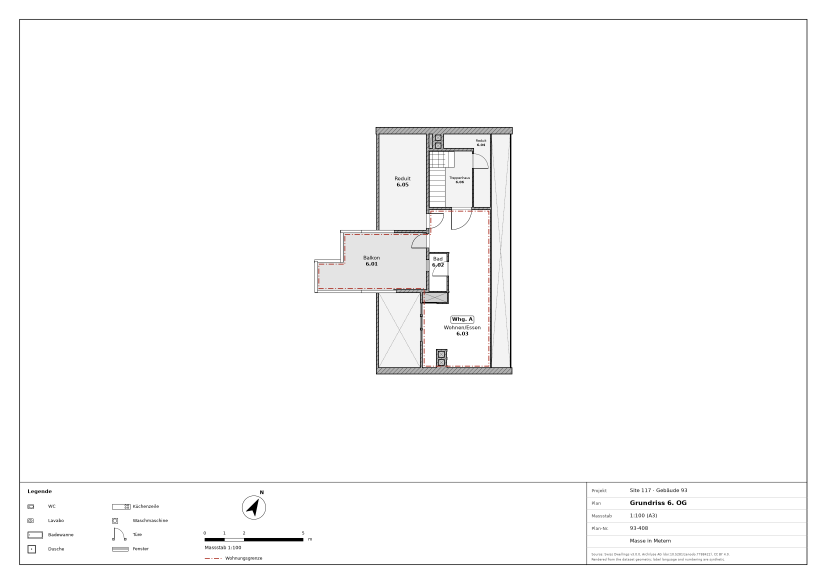
#> input picture samples/swiss/plan.png, 2480 x 1753 px, given in place of out.png, which was not available (shown at 1/3 size)
$ python photomatch.py out.png
#> lines starting #> are read from the running program, lines starting #| are printed output that depends on the picture
"""Is this phone photo one of the sheets we have on file? SIFT features + a RANSAC homography, photo -> sheet.

    python photomatch.py PHOTO SHEET [SHEET ...] [--alike SHEET ...]
        ->  {"ok": true, "i": <index of the sheet>, "H": [9 numbers, row-major: photo px -> the sheet's evidence units
             (image px, or unrotated pdf_pt of page 0)], "inliers", "second", "cover", "side", "close": true (a close-up)}
            {"ok": false, "why": "..."}

Why (booth, W6 01:45): at our table a visitor photographs a PRINTED sheet of one of the 'Try a case' drawings. The
sheet on file has a finished takeoff (rooms traced along their walls, names, m²: GET /api/glance), the photo has none
(flood fill at a door-swing scale: the DfE kitchen 38.5 m² vs 36.36). With the photo matched to the sheet, a tap on the
photo is mapped onto the sheet, takes the takeoff's room there, and its outline comes back onto the photo through the
same homography (a tilted photo too): the desktop's number, named, in about a second. Said so on the card ('matched to
the drawing on file'); a photo of any other drawing finds no match and is measured on the photo as before.
How: grey, long side 1,600 px (photo) / 2,000 px (sheet; a PDF page rendered unrotated so units are pdf_pt as in the
contract), SIFT 6,000 features, Lowe ratio 0.75, RANSAC 4 px (at the photo's 1,600 px). A match needs >= 60 inliers,
>= 40 % of the ratio-test matches, the sheet's ink found again on the warped photo (>= 65 % of it, 3 px tolerance: true
matches 0.92-0.995 on fake / 20 deg tilted photos of DfE L00 / L01 / AFCEC; ANOTHER sheet of the same building, USACE
A-101F floor plan or AW_078-24-33 p76 vs the S-100F slab plan on file, shares its grid bubbles and title block: 172-175
inliers, 0.24-0.37 of the ink: refused), a homography that keeps orientation (det > 0) and maps the photo onto >= 15 % of the
sheet, and a clear lead: the runner-up sheet below 60 % of the best's inliers (Maleva floors 2-4 are the same plan:
no pick between them). Sheet features are cached on disk per file (mtime) in $TMPDIR/w6-photomatch.
CLOSE-UPS (W6 02:30: a visitor photographs one room of the print): a photo showing 4-15 % of a sheet is matched only when
'--alike' sheets are given (other sheets of the same sets) and it beats them by the same lead: a title block alone is the
same on every sheet of a set (DfE primary-school title block close-up: 428 inliers on the special school's Level 00, ink
0.998, but 431 on its own sheet -> refused; S-100F title block 139 vs A-101F 98 -> refused). When the 1,600 px look finds no
sheet, a second look at 1,000 px (a close-up's fine print has no counterpart in the sheet's 2,000 px render). Fake close-ups
of DfE Level 00 (hall + kitchen 5 %, south wing 6 %, west wing 9 %, a third 14 %) and S-100F (9 %): all matched, 61-310
inliers, ink 0.96-0.998; whole-sheet photos unchanged. The phone uses a close-up match for taps / long-presses only.
"""

from __future__ import annotations

import hashlib
import json
import os
import sys
import tempfile

import numpy as np

CACHE = os.path.join(tempfile.gettempdir(), "w6-photomatch")
PHOTO_SIDE, PHOTO_SIDE_2, SHEET_SIDE, NFEAT = 1600, 1000, 2000, 6000
MIN_INLIERS, MIN_SHARE, MIN_COVER, LEAD, MIN_INK = 60, 0.4, 0.15, 0.6, 0.65
MIN_COVER_CLOSE = 0.04  # a close-up of one room (>= 4 % of the sheet) when look-alike sheets of the same sets are given


def _gray(path: str, side: int):
    """grey image at <= side px on its long side, and the factor from these px to the file's evidence units."""
    import cv2

    if path.lower().endswith(".pdf"):
        import pymupdf

        with pymupdf.open(path) as doc:
            pg = doc[0]
            if pg.rotation:
                pg.set_rotation(0)  # pdf_pt as the contract has them (unrotated)
            r = pg.rect
            z = side / max(r.width, r.height)
            pm = pg.get_pixmap(matrix=pymupdf.Matrix(z, z), colorspace=pymupdf.csGRAY, alpha=False)
            img = np.frombuffer(pm.samples, np.uint8).reshape(pm.height, pm.width).copy()
            return img, 1.0 / z, (r.width, r.height)
    img = cv2.imread(path, cv2.IMREAD_GRAYSCALE)
    if img is None:
        raise ValueError(f"unreadable: {path}")
    h, w = img.shape
    f = min(1.0, side / max(h, w))
    if f < 1.0:
        img = cv2.resize(img, (round(w * f), round(h * f)), interpolation=cv2.INTER_AREA)
    return img, 1.0 / f, (float(w), float(h))


def _features(img):
    import cv2

    sift = cv2.SIFT_create(nfeatures=NFEAT)
    kp, des = sift.detectAndCompute(img, None)
    pts = np.float32([k.pt for k in kp]) if kp else np.zeros((0, 2), np.float32)
    return pts, des


def sheet_features(path: str):
    """(points in the sheet's evidence units, descriptors, (width, height) in those units), cached per file + mtime."""
    st = os.stat(path)
    key = hashlib.sha1(f"{path}|{st.st_mtime_ns}|{st.st_size}|{SHEET_SIDE}|{NFEAT}".encode()).hexdigest()[:20]
    f = os.path.join(CACHE, key + ".npz")
    if os.path.exists(f):
        z = np.load(f)
        return z["pts"], z["des"], tuple(z["size"])
    img, k, size = _gray(path, SHEET_SIDE)
    pts, des = _features(img)
    pts = pts * k
    os.makedirs(CACHE, exist_ok=True)
    tmp = f + f".{os.getpid()}.npz"
    np.savez(tmp, pts=pts, des=des if des is not None else np.zeros((0, 128), np.float32), size=np.float32(size))
    os.replace(tmp, f)
    return pts, des, size


def ink_overlap(photo_img, H_img_to_units, sheet: str) -> float:
    """Share of the sheet's dark ink (inside the part the photo shows) that has photo ink within 3 px once the photo is
    warped onto the sheet: the same drawing lines up line for line; another sheet of the same building only at its grid."""
    import cv2

    simg, ks, _ = _gray(sheet, SHEET_SIDE)
    to_sheet_px = np.diag([1.0 / ks, 1.0 / ks, 1.0]) @ H_img_to_units  # photo 1,600 px -> sheet render px
    h, w = simg.shape
    def ink(g):
        return (cv2.adaptiveThreshold(g, 255, cv2.ADAPTIVE_THRESH_MEAN_C, cv2.THRESH_BINARY_INV, 25, 15) > 0)
    warped = cv2.warpPerspective(photo_img, to_sheet_px, (w, h), flags=cv2.INTER_AREA, borderValue=255)
    seen = cv2.warpPerspective(np.full(photo_img.shape, 255, np.uint8), to_sheet_px, (w, h), flags=cv2.INTER_NEAREST) > 0
    seen = cv2.erode(seen.astype(np.uint8), np.ones((9, 9), np.uint8)) > 0
    s_ink = ink(simg) & seen
    p_ink = cv2.dilate(ink(warped).astype(np.uint8), np.ones((7, 7), np.uint8)) > 0
    n = int(s_ink.sum())
    return float((s_ink & p_ink).sum() / n) if n > 500 else 0.0


def _rank(ppts, pdes, sheets: list[str]) -> list[dict]:
    """every sheet's RANSAC inliers against the photo's features, best first"""
    import cv2

    bf = cv2.BFMatcher(cv2.NORM_L2)
    found = []
    for i, s in enumerate(sheets):
        try:
            spts, sdes, size = sheet_features(s)
        except Exception as e:  # noqa: BLE001
            found.append({"i": i, "inliers": 0, "why": str(e)[:80]})
            continue
        if sdes is None or len(spts) < MIN_INLIERS:
            found.append({"i": i, "inliers": 0})
            continue
        good = [m for m, n in (p for p in bf.knnMatch(pdes, sdes, k=2) if len(p) == 2) if m.distance < 0.75 * n.distance]
        if len(good) < MIN_INLIERS:
            found.append({"i": i, "inliers": len(good) // 4})
            continue
        src = ppts[[m.queryIdx for m in good]]  # photo px at the working size
        dst = spts[[m.trainIdx for m in good]]  # sheet units
        # RANSAC in the photo's working frame: sheet units -> photo px is the inverse we estimate (4 px tolerance there)
        Hi, mask = cv2.findHomography(dst, src, cv2.RANSAC, 4.0)
        n = int(mask.sum()) if mask is not None else 0
        found.append({"i": i, "inliers": n, "share": n / len(good), "Hi": Hi, "size": size})
    found.sort(key=lambda d: -d["inliers"])
    return found


def _match_at(photo: str, side: int, sheets: list[str], alike: list[str]) -> dict:
    import cv2

    img, k, _ = _gray(photo, side)
    ppts, pdes = _features(img)
    if pdes is None or len(ppts) < MIN_INLIERS:
        return {"ok": False, "why": "too few features in the photo"}
    found = _rank(ppts, pdes, sheets)
    best = found[0] if found else None
    second = found[1]["inliers"] if len(found) > 1 else 0
    if not best or best["inliers"] < MIN_INLIERS:
        return {"ok": False, "why": "no sheet on file matches", "best": best["inliers"] if best else 0}
    if best["share"] < MIN_SHARE:
        return {"ok": False, "why": "matches too scattered", "best": best["inliers"]}
    if second >= LEAD * best["inliers"]:
        return {"ok": False, "why": "two sheets match alike (repeated floors)", "best": best["inliers"], "second": second}
    Hi = best["Hi"]
    try:
        H = np.linalg.inv(Hi)  # photo px (working frame) -> sheet units
    except np.linalg.LinAlgError:
        return {"ok": False, "why": "degenerate homography"}
    H = H @ np.diag([1.0 / k, 1.0 / k, 1.0])  # photo file px -> working frame -> sheet units
    h, w = img.shape
    corners = np.float32([[0, 0], [w * k, 0], [w * k, h * k], [0, h * k]]).reshape(-1, 1, 2)
    on = cv2.perspectiveTransform(corners, H).reshape(-1, 2)
    sw, sh = best["size"]
    x0, y0 = np.clip(on.min(0), 0, [sw, sh])
    x1, y1 = np.clip(on.max(0), 0, [sw, sh])
    cover = float((x1 - x0) * (y1 - y0) / max(1e-9, sw * sh))
    close = cover < MIN_COVER and bool(alike)  # a close-up: allowed only when it can be told from its look-alikes
    if np.linalg.det(H[:2, :2]) <= 0 or cover < (MIN_COVER_CLOSE if close else MIN_COVER):
        return {"ok": False, "why": "the matched part is too small or mirrored", "best": best["inliers"], "cover": round(cover, 3)}
    ink = ink_overlap(img, H @ np.diag([k, k, 1.0]), sheets[best["i"]])
    if ink < MIN_INK:
        return {"ok": False, "why": "the photo's lines do not lie on the sheet's", "best": best["inliers"], "ink": round(ink, 3)}
    if close:
        rival = _rank(ppts, pdes, alike)
        if rival and rival[0]["inliers"] >= LEAD * best["inliers"]:
            return {"ok": False, "why": "this part looks the same on another sheet of the set (title block?)", "best": best["inliers"],
                    "alike": rival[0]["inliers"], "cover": round(cover, 3)}
    return {"ok": True, "ink": round(ink, 3), "i": best["i"], "H": [float(v) for v in (H / H[2, 2]).ravel()], "inliers": best["inliers"], "second": second,
            "share": round(best["share"], 3), "cover": round(cover, 3), "side": side, **({"close": True} if close else {})}


def match(photo: str, sheets: list[str], alike: list[str] | None = None) -> dict:
    """the 1,600 px look first; when it finds no sheet (or only scattered matches), a second look at 1,000 px: a close-up's
    fine print has no counterpart in the sheet's 2,000 px render, its coarser shapes do (DfE left wing close-up: 'scattered'
    at 1,600 px, 189 inliers / ink 0.99 at 1,000)."""
    r = _match_at(photo, PHOTO_SIDE, sheets, alike or [])
#> in _match_at, `img, k, _ = _gray(photo, side)`: k = 1.55
#> in _features, `kp, des = sift.detectAndCompute(img, None)`: kp = 898 keypoints; strongest (x, y, size): (491, 983, 10.6), (583, 1044, 5.3), (400, 1044, 5.3), (1257, 974, 1.8)
#> in _features, `pts = np.float32([k.pt for k in kp]) if kp else np.zeros((0, 2), np.fl..`: pts = 898 pairs, first value 48.49 to 1408.5, second value 253.7 to 1092.5
#> in _match_at, `ppts, pdes = _features(img)`:
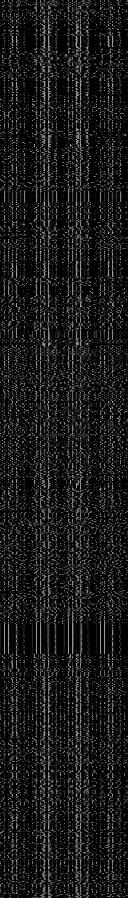
#> pdes: shape (898, 128) float32; min 0, max 178, mean 25.4
#> in _match_at, `ppts, pdes = _features(img)`: ppts has the same summary as pts in _features
#> in _match_at, `found = _rank(ppts, pdes, sheets)`: found = []
#> in _match_at, `second = found[1]["inliers"] if len(found) > 1 else 0`: second = 0
#> r = {'ok': False, 'why': 'no sheet on file matches', 'best': 0}
    if r["ok"] or r["why"] not in ("no sheet on file matches", "matches too scattered"):
        return r
    r2 = _match_at(photo, PHOTO_SIDE_2, sheets, alike or [])
#> call 2 of _match_at, with photo = 'out.png', side = 1000
#> call 2 of _gray, with path = 'out.png', side = 1000
#> in _gray (call 2), `img = cv2.resize(img, (round(w * f), round(h * f)), interpolation=cv2...`:
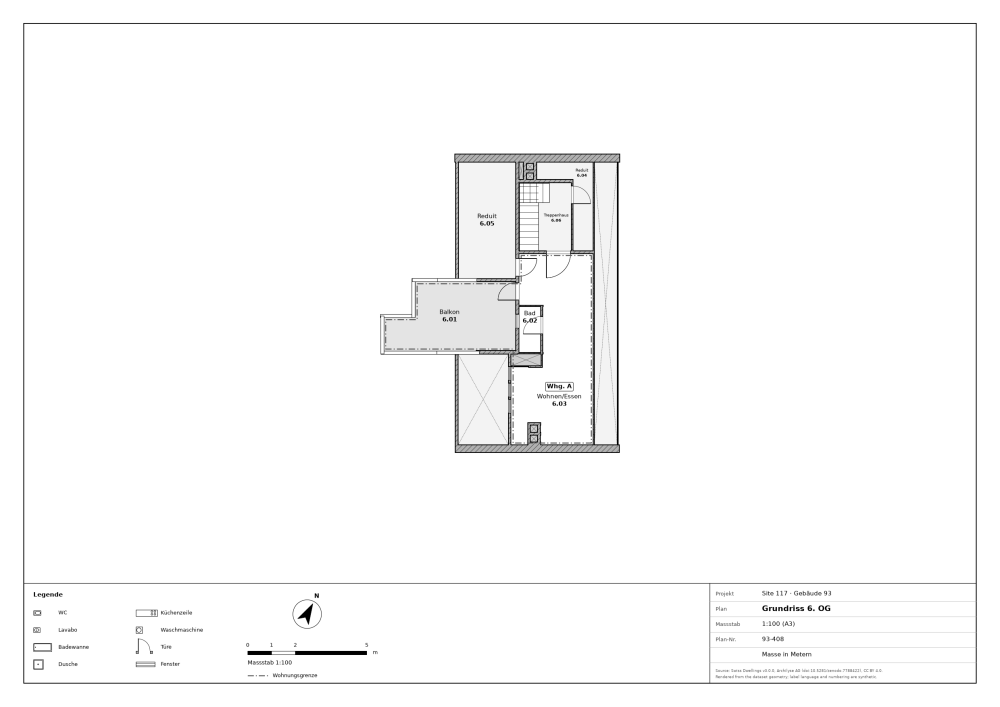
#> img: shape (707, 1000); min 0, max 255, mean 250.4
#> in _match_at (call 2), `img, k, _ = _gray(photo, side)`: k = 2.48
#> in _features (call 2), `kp, des = sift.detectAndCompute(img, None)`: kp = 478 keypoints; strongest (x, y, size): (364, 653, 3.3), (250, 653, 3.3), (307, 614, 6.6), (297, 653, 3.4)
#> in _match_at (call 2), `ppts, pdes = _features(img)`:
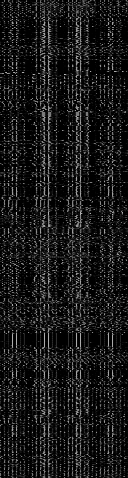
#> pdes: shape (478, 128) float32; min 0, max 194, mean 24.5
#> in _match_at (call 2), `ppts, pdes = _features(img)`: ppts = 478 pairs, first value 29.37 to 870.8, second value 158.6 to 680.2
#> r2 has the same summary as r
    return r2 if r2["ok"] else r


if __name__ == "__main__":
    try:
        args = sys.argv[2:]
        cut = args.index("--alike") if "--alike" in args else len(args)
        out = match(sys.argv[1], args[:cut], [a for a in args[cut + 1:] if os.path.exists(a)])
#> out has the same summary as r in match
    except Exception as e:  # noqa: BLE001
        out = {"ok": False, "why": f"{type(e).__name__}: {e}"}
    print(json.dumps(out))
#| {"ok": false, "why": "no sheet on file matches", "best": 0}
